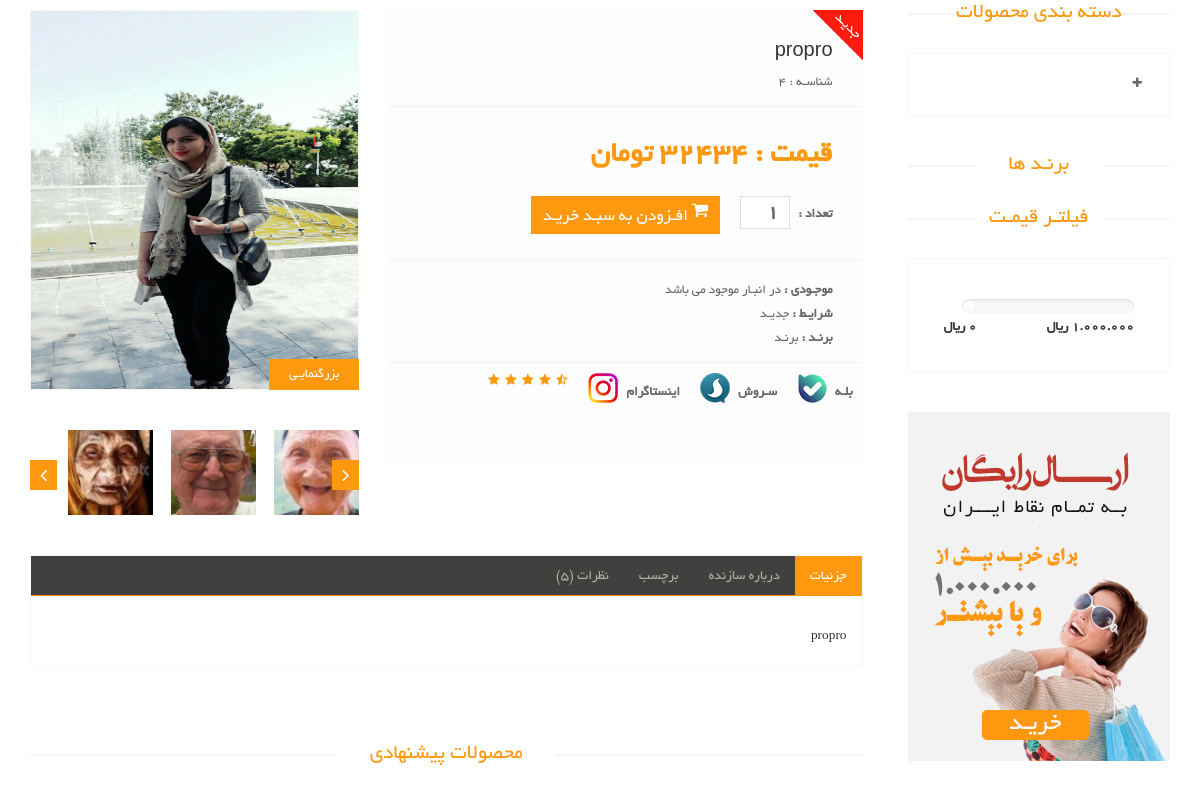
Page /products/4/propro on the committed database.
### eshop_products/models.py (models this page shows, shortened)
class Product(models.Model):
    title = models.CharField(max_length=150, verbose_name='عنوان')
    description = models.TextField(verbose_name='توضیحان')
    price = models.IntegerField(verbose_name='قیمت')
    image = models.ImageField(upload_to=upload_image_path, null=True, blank=True, verbose_name='تصویر')
    is_active = models.BooleanField(default=False, verbose_name='فعال/غیرفعال')
    Tag = models.ManyToManyField(Tag, blank=True)
    Brand = models.ForeignKey(Brand, on_delete=models.CASCADE)
    category = TreeManyToManyField(Category, blank=True)
    objects = ProductManager()
    class Meta:
        verbose_name = 'محصول'
        verbose_name_plural = 'محصولات'

class Gallery(models.Model):
    image = models.ImageField(upload_to=upload_image_gallery_path, null=True, blank=True, verbose_name='تصویر')
    is_active = models.BooleanField(default=False, verbose_name='فعال/غیرفعال')
    product = models.ForeignKey(Product, on_delete=models.CASCADE, related_name="images")

### eshop_products/views.py (the view)
# urls.py: path('<productId>/<name>', products_detail, name='detail'),
def products_detail(request, *args, **kwargs):
    product_name = kwargs['name']
    product_id = kwargs['productId']
    new_order_form = UserNewOrderForm(request.POST or None, initial={'productId': product_id})
    product = Product.objects.get_by_id(product_id)
    if product is None or not product.is_active:
        raise Http404()
    tag = product.Tag.all()
    gallery = Gallery.objects.filter(product_id=product_id).all()
    category = Category.objects.all()
    gallery = list(my_grouper(3, gallery))
    context = {
        'product': product,
        'tag': tag,
        'category': category,
        'gallery': gallery,
        'new_order_form': new_order_form,
    }
    return render(request, 'products/product-details.html', context)

### eshop_order/forms.py
class UserNewOrderForm(forms.Form):
    productId = forms.IntegerField(
        widget=forms.HiddenInput(),
    )
    count = forms.IntegerField(
        widget=forms.NumberInput(),
        initial=1
    )

### eshop_products/models.py (called while the page is built)
    def get_by_id(self, product_id):
        qs = self.get_queryset().filter(id=product_id)
        if qs.count() == 1:
            return qs.first()
        else:
            return None

### eshop_products/views.py (called while the page is built)
def my_grouper(n, iterable):
    args = [iter(iterable)] * n
    return ([e for e in t if e is not None] for t in itertools.zip_longest(*args))

### eshop_products/templates/products/product-details.html (shortened to what this page needs)
{% extends 'shared/_MainLayout.html' %}
{% load static %}
{% load mptt_tags %}
{% load render_partial %}
{% block content %}
    <section>
        <div class="container">
            <div class="row">
                <div class="col-sm-9 padding-right">
                    <div class="product-details">
                        <div class="col-sm-5">
                            <div class="view-product">
                                <img src="{{ product.image.url }}" alt="">
                                <h3>بزرگنمایـی</h3>
                            </div>
                            <div id="similar-product" class="carousel slide" data-ride="carousel">
                                <div class="carousel-inner">
                                    {% for gallery_list in gallery %}
                                        <div class="item {{ forloop.first|yesno:'active,' }}">
                                            {% for product_gallery in gallery_list %}
                                                <a href="">
                                                    <img style="width: 85px"
                                                         src="{{ product_gallery.image.url }}"
                                                         alt="{{ product_gallery.title }}">
                                                </a>
                                            {% endfor %}
                                        </div>
                                    {% endfor %}
                                </div>
                                <a class="right item-control" href="#similar-product" data-slide="next">
                                    <i class="fa fa-angle-right"></i>
                                </a>
                                <a class="left item-control" href="#similar-product" data-slide="prev">
                                    <i class="fa fa-angle-left"></i>
                                </a>
                            </div>
                        </div>
                        <div class="col-sm-7">
                            <div class="product-information">
                                <img src="{% static 'images/product-details/new.png' %}" class="newarrival" alt="">
                                <div>
                                    <h2>{{ product.title }}</h2>
                                    <p>شناسـه : {{ product.id }}</p>
                                </div>
                                <div>
									<span>
										<span>قیمت : {{ product.price }} تومان </span>
									</span>
                                    <span>
                                        <form method="post" action="/add-user-order">
										    <label>تعداد :</label>
                                            {{ new_order_form.count }}
										    <button type="submit" class="btn btn-fefault cart">
											    <i class="fa fa-shopping-cart"></i>
											    افـزودن به سبـد خریـد
										    </button>
                                        </form>
                                    </span>
                                </div>
                                <div>
                                    <p><b>موجـودی :</b> در انبـار موجود می باشد</p>
                                    <p><b>شرایـط :</b> جدیـد</p>
                                    <p><b>برنـد :</b> برنـد </p>
                                </div>
                                <span class="socials-share share">
									<ul>
										<a href="#">
											<li>
												<label>بلـه</label>
												<img src="{% static 'images/product-details/Bale.png' %}">
											</li>
										</a>
										<a href="#">
											<li>
												<label>سـروش</label>
												<img src="{% static 'images/product-details/Soroush.png' %}">
											</li>
										</a>
										<a href="#">
											<li>
												<label>اینستاگرام</label>
												<img src="{% static 'images/product-details/Instagram.png' %}">
											</li>
										</a>
										<li><img src="{% static 'images/product-details/rating.png' %}" alt=""></li>
									</ul>
								</span>
                            </div>
                        </div>
                    </div>
                    <div class="category-tab shop-details-tab">
                        <div class="col-sm-12">
                            <ul class="nav nav-tabs">
                                <li class="active"><a href="#details" data-toggle="tab">جزئیات</a></li>
                                <li><a href="#companyprofile" data-toggle="tab">درباره سازنده</a></li>
                                <li><a href="#tag" data-toggle="tab">برچسب</a></li>
                                <li class=""><a href="#reviews" data-toggle="tab">نظرات (5)</a></li>
                            </ul>
                        </div>
                        <div class="tab-content">
                            <div class="tab-pane fade active in" id="details">
                                <div class="col-md-12">
                                    <p>
                                        {{ product.description }}
                                    </p>
                                </div>
                            </div>
                        </div>
                    </div>
                    <div class="recommended_items">
                        <h2 class="title text-center">محصولات پیشنهادی</h2>
                    </div>
                </div>
                <div class="col-sm-3">
                    <div class="left-sidebar">
                        <h2>دسته بندی محصولات</h2>
                        <div class="panel-group category-products" id="accordian">
                            {% recursetree category %}
                                <div class="panel panel-default">
                                    <div class="panel-heading">
                                        <h8 class="panel-title">
                                            <a data-toggle="collapse" data-parent="#accordian" href="#{{ node.name }}">
                                                <span class="badge pull-right"><i class="fa fa-plus"></i></span>
                                            </a>
                                        </h8>
                                    </div>
                                </div>
                            {% endrecursetree %}
                        </div>
                        <div class="brands_products">
                            <h2>برنـد ها</h2>
                        </div>
                        <div class="price-range">
                            <h2>فیلتـر قیمـت</h2>
                            <div class="well">
                                <div class="slider slider-horizontal" style="width: 132px;">
                                           id="sl2" style=""></div>
                                <br>
                                <b>1.000.000 ريال</b> <b class="pull-left">0 ريال</b>
                            </div>
                        </div>
                        <div class="shipping text-center">
                            <img src="{% static 'images/home/shipping.jpg' %}" alt="">
                        </div>
                    </div>
                </div>
            </div>
        </div>
    </section>
{% endblock %}

### assets/css/price-range.css (style rules this page uses)
.slider { display: inline-block; vertical-align: middle; position: relative; }
.slider.slider-horizontal { width: 210px; height: 20px; }

### eshop_products/templates/products/product-details.html (style rules this page uses)
ul, #myUL { list-style-type: none; }
.active { display: block; }

### rows in the picture
Product: image (picture), title "propro", id "4", price "32434", description "propro"
Gallery: image (picture)
Gallery: image (picture)
Gallery: image (picture)
